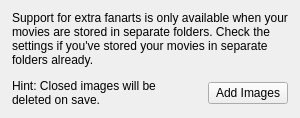
          <widget class="QWidget" name="tabExtraFanarts">
           <attribute name="title">
            <string>Extra Fanarts</string>
           </attribute>
           <layout class="QVBoxLayout" name="verticalLayout_7" stretch="0,1,0">
            <property name="leftMargin">
             <number>12</number>
            </property>
            <property name="rightMargin">
             <number>12</number>
            </property>
            <item>
             <widget class="MessageLabel" name="labelSepFoldersWarning">
              <property name="text">
               <string>Support for extra fanarts is only available when your movies are stored in separate folders. Check the settings if you've stored your movies in separate folders already.</string>
              </property>
              <property name="wordWrap">
               <bool>true</bool>
              </property>
             </widget>
            </item>
            <item>
             <widget class="ImageGallery" name="fanarts" native="true"/>
            </item>
            <item>
             <layout class="QHBoxLayout" name="horizontalLayout_5" stretch="1,0,0">
              <item>
               <widget class="QLabel" name="lblHintClosedImages">
                <property name="font">
                 <font/>
                </property>
                <property name="text">
                 <string>Hint: Closed images will be deleted on save.</string>
                </property>
                <property name="wordWrap">
                 <bool>true</bool>
                </property>
               </widget>
              </item>
              <item>
               <spacer name="horizontalSpacer_3">
                <property name="orientation">
                 <enum>Qt::Horizontal</enum>
                </property>
                <property name="sizeHint" stdset="0">
                 <size>
                  <width>40</width>
                  <height>20</height>
                 </size>
                </property>
               </spacer>
              </item>
              <item>
               <widget class="QPushButton" name="btnAddExtraFanart">
                <property name="text">
                 <string>Add Images</string>
                </property>
               </widget>
              </item>
             </layout>
            </item>
           </layout>
          </widget>
